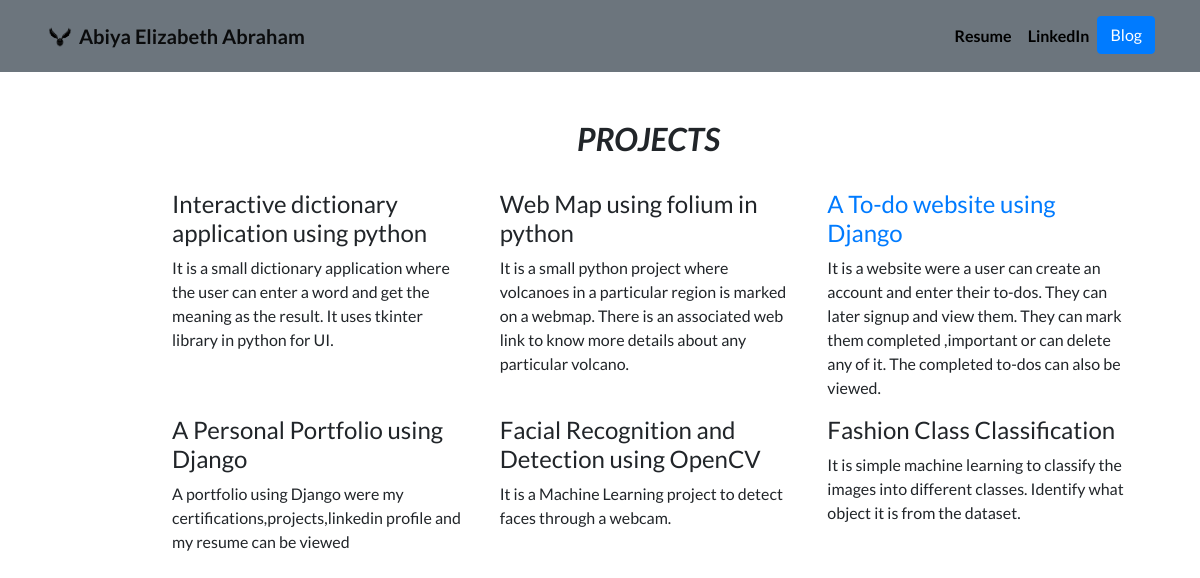
The page /proj/ on the database its author committed.
### portfolio/models.py (models this page shows, shortened)
class Course(models.Model):
    title = models.CharField(max_length=100) #title for a project can not be more than 100
    description = models.CharField(max_length=250)
    url = models.URLField(blank=True) #not neccesarily needed thatsy

### portfolio/views.py (the view)
# urls.py: path('proj/',views.proj,name='proj'),
def proj(request):
    pro = Course.objects.all()#grabs all objects from Project
    return render(request,'portfolio/proj.html',{'courses':pro})

### portfolio/templates/portfolio/proj.html
{% extends "portfolio/base.html" %}
{% load static %}
{% block content %}
      <div class="col mt-5 mx-5 pl-3">
      <h2 class = "font-weight-bolder font-italic"><center>PROJECTS</center></h2>
      <br>
      <div class="row mx-5">
        {% for project in courses %}
         <div class="col-lg-4 col-sm-6">
          {% if project.url %}
            <a href="{{ project.url }}">
              <b><h4>{{ project.title }}</h4></b>
            </a>
          {% else %}
            <b><h4>{{ project.title }}</h4></b>
          {% endif %}
          <p class="text-sm">{{ project.description }}</p>
        </div>
        {% endfor %}
      </div>
      </div>
{% endblock %}

### portfolio/static/portfolio/custom.css (style rules this page uses)
body { font-family: 'Lato', sans-serif; }

### rows shown on the page
Course: title "Interactive dictionary application using python", description "It is a small dictionary application where the user can enter a word and get the meaning as the result. It uses tkinter library in python for UI."
Course: title "Web Map using folium in python", description "It is a small python project where volcanoes in a particular region is marked on a webmap. There is an associated web link to know more details about any particular volcano."
Course: title "A To-do website using Django", description "It is a website were a user can create an account and enter their to-dos. They can later signup and view them. They can mark them completed ,important or can delete any of it. The completed to-dos can also be viewed."
Course: title "A Personal Portfolio using Django", description "A portfolio using Django were my certifications,projects,linkedin profile and my resume can be viewed"
Course: title "Facial Recognition and Detection using OpenCV", description "It is a Machine Learning project to detect faces through a webcam."
Course: title "Fashion Class Classification", description "It is simple machine learning to classify the images into different classes. Identify what object it is from the dataset."
